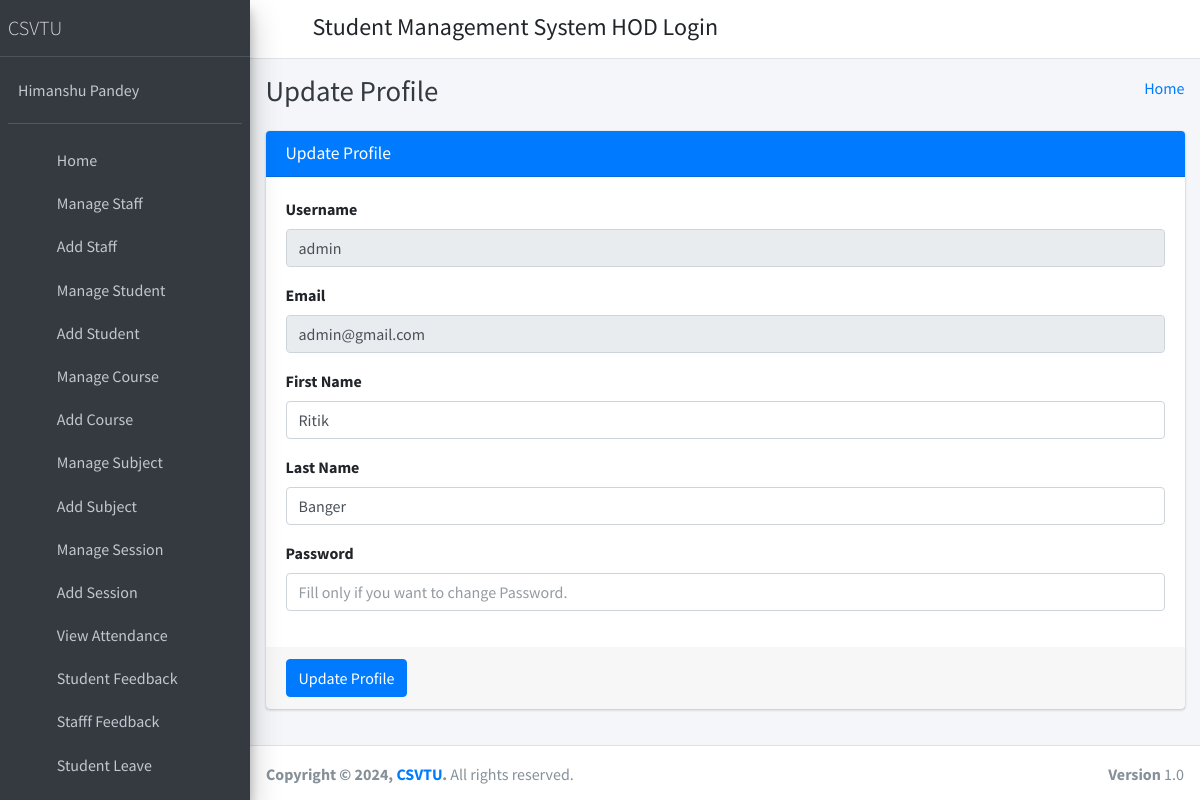
Page /admin_profile/ (signed in) on the committed database.
### student_management_app/models.py (models this page shows)
class CustomUser(AbstractUser):
    user_type_data = ((1, "HOD"), (2, "Staff"), (3, "Student"))
    user_type = models.CharField(default=1, choices=user_type_data, max_length=10)

### student_management_app/HodViews.py (the view)
# urls.py: path('admin_profile/', HodViews.admin_profile, name="admin_profile"),
def admin_profile(request):
    user = CustomUser.objects.get(id=request.user.id)
    context={
        "user": user
    }
    return render(request, 'hod_template/admin_profile.html', context)

### student_management_app/LoginCheckMiddleWare.py (called while the page is built, shortened)
    def process_view(self, request, view_func, view_args, view_kwargs):
        modulename = view_func.__module__
        user = request.user
        if user.is_authenticated:
            if user.user_type == "1":
                if modulename == "student_management_app.HodViews":
                    pass
                elif modulename == "student_management_app.views" or modulename == "django.views.static":
                    pass
                else:
                    return redirect("admin_home")
            else:
                return redirect("login")
        else:
            if request.path == reverse("login") or request.path == reverse("doLogin"):
                pass
            else:
                return redirect("login")

### student_management_app/templates/hod_template/admin_profile.html (shortened to what this page needs)
{% extends 'hod_template/base_template.html' %}
{% block page_title %}
    Update Profile
{% endblock page_title %}
{% block main_content %}
{% load static %}
<section class="content">
        <div class="container-fluid">
            <div class="row">
                <div class="col-md-12">
                    <div class="card card-primary">
                    <div class="card-header">
                        <h3 class="card-title">Update Profile</h3>
                    </div>
                    <form role="form" method="POST" action="{% url 'admin_profile_update' %}">
                        <div class="card-body">
                            <div class="form-group">
                                <label>Username </label>
                                <input type="text" class="form-control" name="username" value="{{ user.username }}" disabled="disabled">
                            </div>
                            <div class="form-group">
                                <label>Email </label>
                                <input type="text" class="form-control" name="email" value="{{ user.email }}" disabled="disabled">
                            </div>
                            <div class="form-group">
                                <label>First Name </label>
                                <input type="text" class="form-control" name="first_name" value="{{ user.first_name }}">
                            </div>
                            <div class="form-group">
                                <label>Last Name </label>
                                <input type="text" class="form-control" name="last_name" value="{{ user.last_name }}">
                            </div>
                            <div class="form-group">
                                <label>Password </label>
                                <input type="text" class="form-control" name="password" placeholder="Fill only if you want to change Password.">
                            </div>
                        </div>
                        <div class="card-footer">
                        <button type="submit" class="btn btn-primary">Update Profile</button>
                        </div>
                    </form>
                    </div>
                </div>
            </div>
        </div>
      </section>
  {% endblock main_content %}

### rows in the picture
CustomUser: username "admin", email "admin@gmail.com", first_name "Ritik", last_name "Banger"
